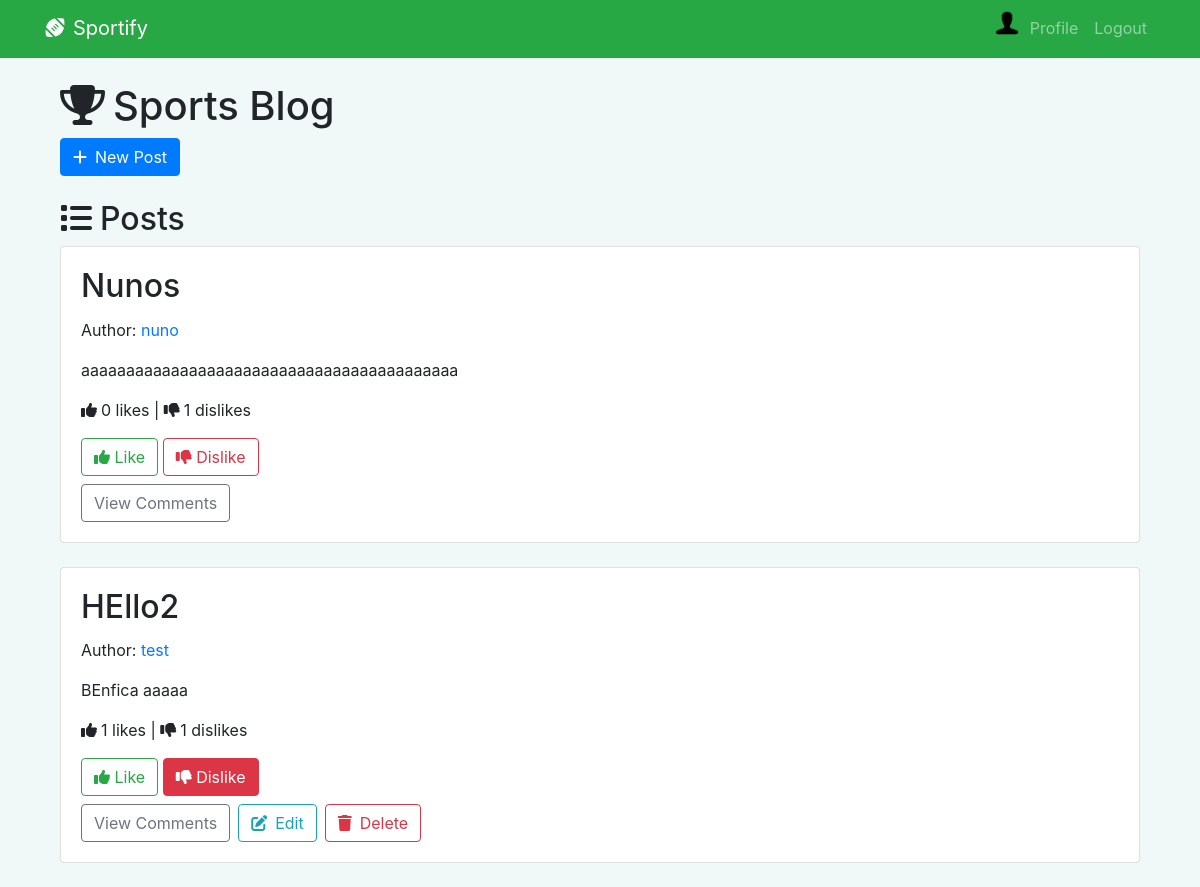
The app's page /home (signed in) with its own data.
### blog/models.py (models this page shows)
class UserProfile(models.Model):
    user = models.OneToOneField(User, on_delete=models.CASCADE)
    image = models.ImageField(upload_to='profile_pics', default='profile_pics/default.png', storage=static_storage)

class Post(models.Model):
    title = models.CharField(max_length=200)
    content = models.TextField()
    pub_date = models.DateTimeField(auto_now_add=True)
    author = models.ForeignKey(User, on_delete=models.CASCADE)
    likes = models.ManyToManyField(User, related_name='liked_posts', blank=True)
    dislikes = models.ManyToManyField(User, related_name='disliked_posts', blank=True)
    def user_can_modify(self, user):
        return user == self.author or user.is_superuser

### blog/views.py (the view)
# urls.py: path('home', views.home, name='home'),
def home(request):
    posts = Post.objects.all().order_by('-pub_date')
    context = {
        'posts': posts,
    }
    if request.user.is_authenticated:
        try:
            userprofile = UserProfile.objects.get(user=request.user)
        except UserProfile.DoesNotExist:
            userprofile = UserProfile.objects.create(user=request.user)
        context['userprofile'] = userprofile
    return render(request, 'home.html', context=context)

### blog/models.py (called while the page is built)
    def user_can_modify(self, user):
        return user == self.author or user.is_superuser

### blog/templatetags/custom_filters.py (called while the page is built)
@register.filter(name='user_can_modify')
def user_can_modify(post, user):
    if post is None:
        return False
    return post.user_can_modify(user)

### blog/templates/home.html (shortened to what this page needs)
{% extends 'base.html' %}
{% load static %}
{% load custom_filters %}
{% block content %}
    <div class="container mt-4">
        <h1><i class="fas fa-trophy mr-2"></i>Sports Blog</h1>
        {% if request.user.is_authenticated and request.user.teamprofile or request.user.is_superuser %}
            <a href="{% url 'create_post' %}" class="btn btn-primary"><i class="fas fa-plus mr-2"></i>New Post</a>
        {% endif %}
        <h2 class="mt-4"><i class="fas fa-list mr-2"></i>Posts</h2>
        {% for post in posts %}
            <div class="card mb-4">
                <div class="card-body">
                    <h2 class="card-title">{{ post.title }}</h2>
                    <p>Author: {% if post.author.username %}<a href="{% url 'user_profile' post.author.username %}" class="text-primary">{{ post.author.username }}</a>{% else %}Anonymous{% endif %}</p>
                    <p>{{ post.content|truncatechars:100 }}</p>
                    <p><i class="fas fa-thumbs-up mr-1"></i>{{ post.likes.count }} likes | <i class="fas fa-thumbs-down mr-1"></i>{{ post.dislikes.count }} dislikes</p>
                    <div class="mb-2">
                        {% if request.user.is_authenticated %}
                        {% if request.user in post.likes.all %}
                            <a href="{% url 'like_post' post.id %}" class="btn btn-success"><i class="fas fa-thumbs-up"></i> Like</a>
                        {% else %}
                            <a href="{% url 'like_post' post.id %}" class="btn btn-outline-success"><i class="fas fa-thumbs-up"></i> Like</a>
                        {% endif %}
                        {% if request.user in post.dislikes.all %}
                            <a href="{% url 'dislike_post' post.id %}" class="btn btn-danger"><i class="fas fa-thumbs-down"></i> Dislike</a>
                        {% else %}
                            <a href="{% url 'dislike_post' post.id %}" class="btn btn-outline-danger"><i class="fas fa-thumbs-down"></i> Dislike</a>
                        {% endif %}
                    </div>
                        <div class="d-flex">
                            <a href="#" class="btn btn-outline-secondary mr-2 view-comments-btn">View Comments</a>
                            {% if post|user_can_modify:request.user %}
                                <a href="{% url 'edit_post' post.id %}" class="btn btn-outline-info"><i class="fas fa-edit mr-2"></i>Edit</a>
                                <a href="{% url 'delete_post' post.id %}" class="btn btn-outline-danger ml-2"><i class="fas fa-trash mr-2"></i>Delete</a>
                            {% endif %}
                        </div>
                    {% endif %}
                </div>
            </div>
        {% endfor %}
    </div>
{% endblock %}

### blog/templates/base.html (shortened to what this page needs)
<!DOCTYPE html>
{% load static %}
<html>
<head>
    <link rel="stylesheet" href="https://maxcdn.bootstrapcdn.com/bootstrap/4.5.2/css/bootstrap.min.css">
    <link rel="stylesheet" href="https://cdnjs.cloudflare.com/ajax/libs/font-awesome/6.1.1/css/all.min.css">
    <link rel="stylesheet" href="{% static 'css/styles.css' %}">
</head>
<body>
    <nav class="navbar navbar-expand-lg navbar-dark bg-success">
        <div class="container">
            <a class="navbar-brand" href="{% url 'home' %}"><i class="fas fa-football-ball mr-2"></i>Sportify</a>
            <div class="collapse navbar-collapse" id="navbarNav">
                <ul class="navbar-nav ml-auto">
                    {% if request.user.is_authenticated %}
                        <li class="nav-item">
                            <img src="{% static userprofile.image.url %}" alt="Profile picture" class="profile-pic">
                        </li>
                        <li class="nav-item">
                            <a class="nav-link" href="{% url 'profile' %}">Profile</a>
                        </li>
                        <li class="nav-item">
                            <a class="nav-link" href="{% url 'logout' %}">Logout</a>
                        </li>
                    {% endif %}
                </ul>
            </div>
        </div>
    </nav>
    <div class="container">
        {% block content %}
        {% endblock %}
    </div>
</body>
</html>

### blog/static/css/styles.css (style rules this page uses)
body { background-color: #f0f8f8; }
.navbar { border-bottom: 2px solid #28a745; }
.profile-pic { border-radius: 50%; width: 30px; height: 30px; }

### records on screen
UserProfile: image (picture)
Post: title "Nunos", author.username "nuno", content "aaaaaaaaaaaaaaaaaaaaaaaaaaaaaaaaaaaaaaaaaa", likes.count "0", dislikes.count "1", shows "Like", shows "Dislike"
Post: title "HEllo2", author.username "test", content "BEnfica aaaaa", likes.count "1", dislikes.count "1", shows "Like", shows "Dislike", shows "Edit"
